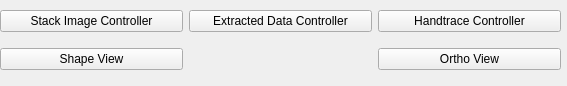
<?xml version="1.0" encoding="UTF-8"?>
<ui version="4.0">
 <class>WindowSwitcher</class>
 <widget class="QWidget" name="WindowSwitcher">
  <property name="geometry">
   <rect>
    <x>0</x>
    <y>0</y>
    <width>567</width>
    <height>86</height>
   </rect>
  </property>
  <property name="windowTitle">
   <string>Form</string>
  </property>
  <widget class="QWidget" name="gridLayoutWidget">
   <property name="geometry">
    <rect>
     <x>0</x>
     <y>0</y>
     <width>561</width>
     <height>81</height>
    </rect>
   </property>
   <layout class="QGridLayout" name="gridLayout">
    <item row="0" column="0">
     <widget class="QPushButton" name="PushButtonStackImageController">
      <property name="text">
       <string>Stack Image Controller</string>
      </property>
     </widget>
    </item>
    <item row="0" column="1">
     <widget class="QPushButton" name="PushButtonExtractedDataController">
      <property name="text">
       <string>Extracted Data Controller</string>
      </property>
     </widget>
    </item>
    <item row="0" column="2">
     <widget class="QPushButton" name="PushButtonHandtraceController">
      <property name="text">
       <string>Handtrace Controller</string>
      </property>
     </widget>
    </item>
    <item row="1" column="0">
     <widget class="QPushButton" name="PushButtonShapeView">
      <property name="text">
       <string>Shape View</string>
      </property>
     </widget>
    </item>
    <item row="1" column="2">
     <widget class="QPushButton" name="PushButtonOrthoView">
      <property name="text">
       <string>Ortho View</string>
      </property>
     </widget>
    </item>
   </layout>
  </widget>
 </widget>
 <resources/>
 <connections/>
</ui>
